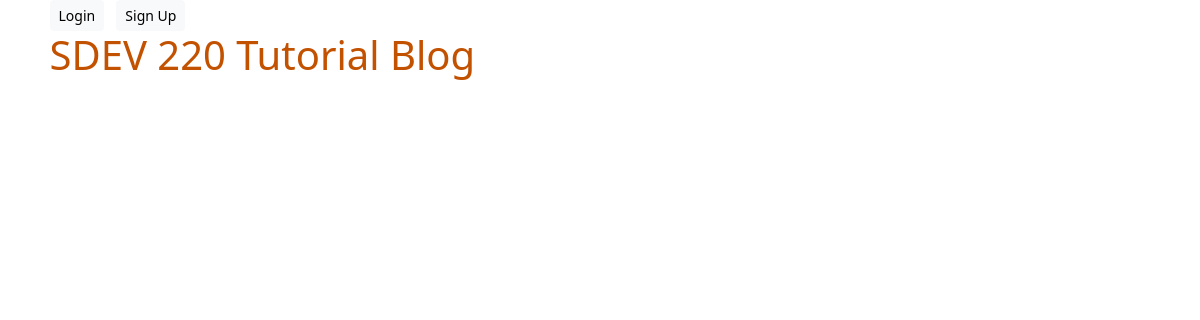
The app's page /, older data.
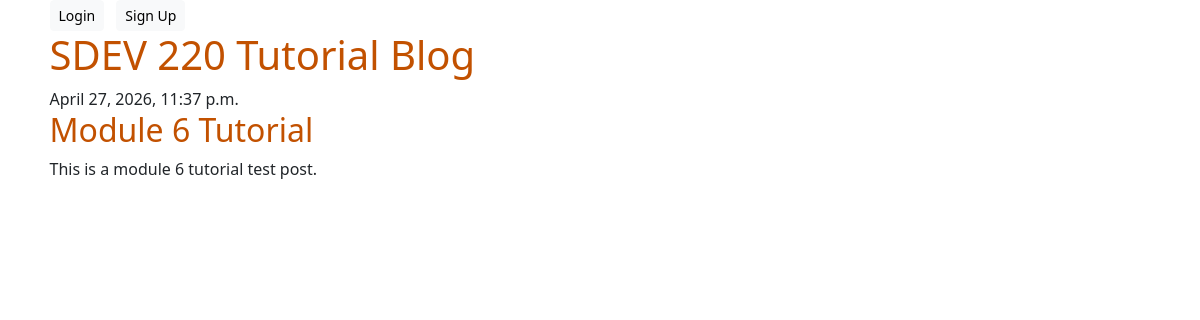
The same page, newer data.
### blog/models.py (models this page shows, shortened)
class Post(models.Model):
    title = models.CharField(max_length=200)
    text = models.TextField()
    created_date = models.DateTimeField(auto_now_add=True)
    published_date = models.DateTimeField(default=timezone.now)

### blog/views.py (the view)
# urls.py: path('', views.post_list, name='post_list'),
def post_list(request):
    posts = Post.objects.filter(published_date__lte=timezone.now()).order_by('published_date')
    return render(request, 'blog/post_list.html', {'posts': posts})

### blog/templates/blog/post_list.html
{% extends 'blog/base.html' %}
{% block content %}
    {% for post in posts %}
        <article class="post">
            <time class="date">
                {{ post.published_date }}
            </time>
            <h2>
                <a href="{% url 'post_detail' pk=post.pk %}">
                    {{ post.title }}
                </a>
            </h2>
            <p>{{ post.text|linebreaksbr }}</p>
        </article>
    {% endfor %}
{% endblock %}

Row changes from the older to the newer data that the page shows:
added Post: published_date "April 27, 2026, 11:37 p.m.", title "Module 6 Tutorial", text "This is a module 6 tutorial test post."
